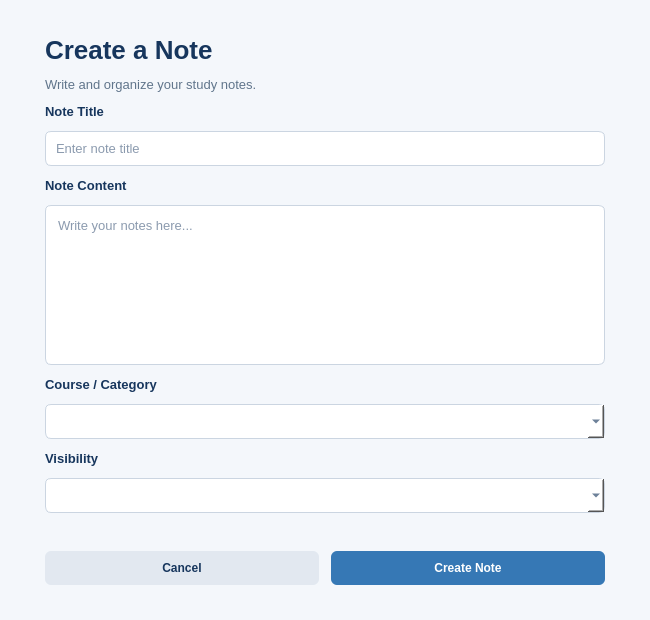
<?xml version="1.0" encoding="UTF-8"?>
<ui version="4.0">
 <class>NoteEntryPage</class>
 <widget class="QWidget" name="NoteEntryPage">
  <property name="geometry"><rect><x>0</x><y>0</y><width>650</width><height>620</height></rect></property>
  <property name="windowTitle"><string>StudyNotes - Create Note</string></property>
  <property name="styleSheet">
   <string notr="true">QWidget#NoteEntryPage { background-color: #f4f7fb; color: #17365d; }
QLabel { color: #17365d; }
QLabel#titleLabel { color: #17365d; font-size: 26px; font-weight: bold; }
QLabel#subtitleLabel { color: #60758b; font-size: 13px; }
QLabel#noteTitleLabel, QLabel#contentLabel, QLabel#categoryLabel, QLabel#visibilityLabel { color: #17365d; font-size: 13px; font-weight: bold; }
QLineEdit, QTextEdit, QComboBox { color: #17365d; selection-color: white; selection-background-color: #3678b5; background-color: white; border: 1px solid #cbd5e1; border-radius: 6px; padding: 8px; font-size: 13px; }
QComboBox QAbstractItemView { color: #17365d; background-color: white; selection-color: white; selection-background-color: #3678b5; }
QLineEdit:focus, QTextEdit:focus, QComboBox:focus { border: 2px solid #3678b5; }
QPushButton#createNoteButton { background-color: #3678b5; color: white; border-radius: 6px; padding: 10px; font-weight: bold; }
QPushButton#createNoteButton:hover { background-color: #285e91; }
QPushButton#cancelButton { background-color: #e2e8f0; color: #17365d; border-radius: 6px; padding: 10px; font-weight: bold; }
QPushButton#cancelButton:hover { background-color: #cbd5e1; }
QLabel#statusLabel { font-size: 12px; }</string>
  </property>
  <layout class="QVBoxLayout" name="mainLayout">
   <property name="leftMargin"><number>45</number></property>
   <property name="topMargin"><number>35</number></property>
   <property name="rightMargin"><number>45</number></property>
   <property name="bottomMargin"><number>35</number></property>
   <property name="spacing"><number>12</number></property>
   <item><widget class="QLabel" name="titleLabel"><property name="text"><string>Create a Note</string></property></widget></item>
   <item><widget class="QLabel" name="subtitleLabel"><property name="text"><string>Write and organize your study notes.</string></property></widget></item>
   <item><spacer name="topSpacer"><property name="orientation"><enum>Qt::Vertical</enum></property><property name="sizeHint" stdset="0"><size><width>20</width><height>10</height></size></property></spacer></item>
   <item><widget class="QLabel" name="noteTitleLabel"><property name="text"><string>Note Title</string></property></widget></item>
   <item><widget class="QLineEdit" name="titleLineEdit"><property name="placeholderText"><string>Enter note title</string></property></widget></item>
   <item><widget class="QLabel" name="contentLabel"><property name="text"><string>Note Content</string></property></widget></item>
   <item><widget class="QTextEdit" name="contentTextEdit"><property name="placeholderText"><string>Write your notes here...</string></property></widget></item>
   <item><widget class="QLabel" name="categoryLabel"><property name="text"><string>Course / Category</string></property></widget></item>
   <item><widget class="QComboBox" name="categoryComboBox"/></item>
   <item><widget class="QLabel" name="visibilityLabel"><property name="text"><string>Visibility</string></property></widget></item>
   <item><widget class="QComboBox" name="visibilityComboBox"/></item>
   <item><widget class="QLabel" name="statusLabel"><property name="text"><string/></property><property name="wordWrap"><bool>true</bool></property></widget></item>
   <item><layout class="QHBoxLayout" name="buttonLayout">
    <item><widget class="QPushButton" name="cancelButton"><property name="text"><string>Cancel</string></property></widget></item>
    <item><widget class="QPushButton" name="createNoteButton"><property name="text"><string>Create Note</string></property></widget></item>
   </layout></item>
  </layout>
 </widget>
 <resources/>
 <connections/>
</ui>
